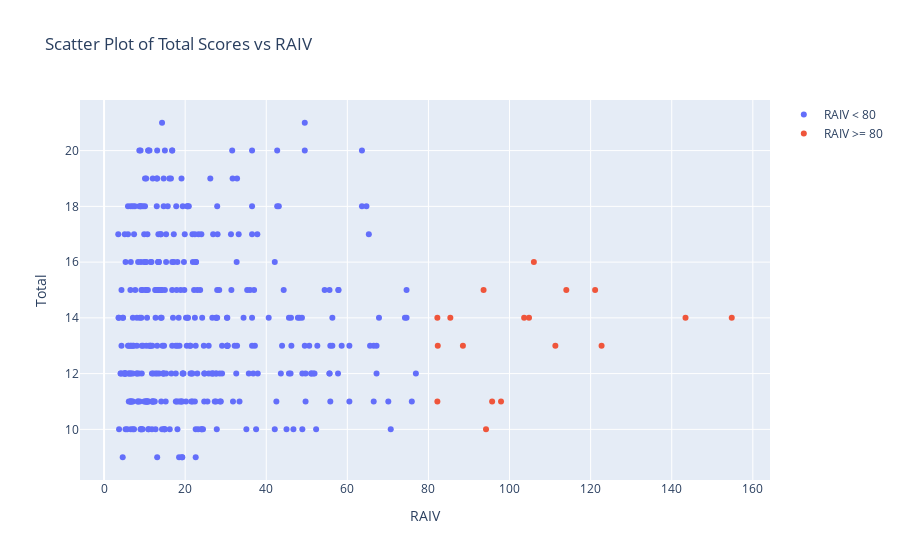

Notebook code cell kept with this figure:
### Markdown cell above
## 이상치와 아닌 데이터의 total 점수를 비교
x축에는 전체데이터의 RAIV, y축은 Total <br>

### Code cell
import plotly.graph_objects as go

# Filter merged_result based on RAIV_1 >= 80
merged_result_raiv_80 = merged_result[merged_result['RAIV'] >= 80]

# Create a scatter plot for RAIV_1 < 80
trace_raiv_lt_80 = go.Scatter(
    x=merged_result[merged_result['RAIV'] < 80]['RAIV'],
    y=merged_result[merged_result['RAIV'] < 80]['Total'],
    mode='markers',
    name='RAIV < 80'
)

# Create a scatter plot for RAIV_1 >= 80
trace_raiv_gte_80 = go.Scatter(
    x=merged_result_raiv_80['RAIV'],
    y=merged_result_raiv_80['Total'],
    mode='markers',
    name='RAIV >= 80'
)

# Create layout
layout = go.Layout(
    title="Scatter Plot of Total Scores vs RAIV",
    xaxis=dict(title='RAIV'),
    yaxis=dict(title='Total')
)

# Create figure and add traces
fig = go.Figure(data=[trace_raiv_lt_80, trace_raiv_gte_80], layout=layout)

# Show plot
fig.show()

### Figure 1 — Plotly figure (JSON) as saved in the notebook; plotly's stock layout.template omitted (floating-point values rounded to 4 significant figures; data arrays with more than 128 entries replaced by an {"elided": "..."} marker saying what was removed)
{"data": [{"mode": "markers", "name": "RAIV < 80", "type": "scatter", "x": {"elided": "371 float values"}, "y": {"elided": "371 int values"}}, {"mode": "markers", "name": "RAIV >= 80", "type": "scatter", "x": [95.7, 85.4, 114, 154.8, 94.2, 111.3, 103.6, 143.4, 93.6, 82.3, 88.5, 82.2, 82.2, 106, 121.1, 122.7, 104.8, 97.9], "y": [11, 14, 15, 14, 10, 13, 14, 14, 15, 13, 13, 14, 11, 16, 15, 13, 14, 11]}], "layout": {"title": {"text": "Scatter Plot of Total Scores vs RAIV"}, "xaxis": {"title": {"text": "RAIV"}}, "yaxis": {"title": {"text": "Total"}}}}
